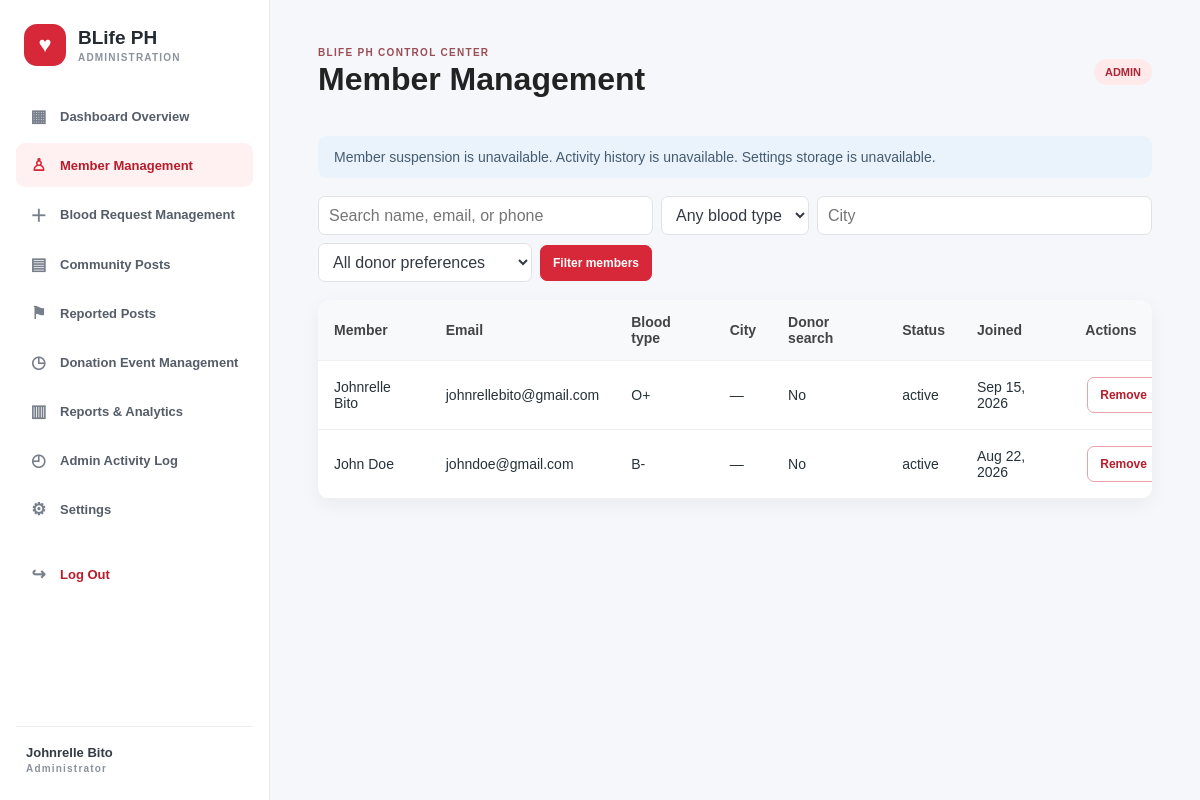
Screenshot of /admin/dashboard.php?page=members (signed in) with the database file from the repository.
### tables this page shows
CREATE TABLE `uinfo` (
  `id` int(10) UNSIGNED NOT NULL,
  `fname` varchar(100) DEFAULT '',
  `lname` varchar(100) DEFAULT '',
  `email` varchar(255) NOT NULL,
  `btype` enum('A+','A-','B+','B-','AB+','AB-','O+','O-') DEFAULT NULL,
  `phone` varchar(20) DEFAULT '',
  `city` varchar(120) DEFAULT '',
  `donor_available` tinyint(1) NOT NULL DEFAULT 0,
  `password` varchar(255) NOT NULL,
  `role` enum('user','admin') NOT NULL DEFAULT 'user',
  `notify_request_responses` tinyint(1) NOT NULL DEFAULT 1,
  `notify_post_comments` tinyint(1) NOT NULL DEFAULT 1,
  `created_at` timestamp NOT NULL DEFAULT current_timestamp()
);

### config/auth.php (called while the page is built, shortened)
<?php
function current_user_id()
{
    return $_SESSION['user_id'] ?? null;
}

### admin/dashboard.php (the view, shortened to what this page needs)
<?php
require_once __DIR__ . '/../config/auth.php';
$firstName = (string) ($_SESSION['first_name'] ?? '');
$lastName = (string) ($_SESSION['last_name'] ?? '');
function admin_h($value): string
{
    return htmlspecialchars((string) $value, ENT_QUOTES, 'UTF-8');
}
function admin_table_exists(PDO $pdo, string $table): bool
{
    $stmt = $pdo->prepare(
        'SELECT COUNT(*) FROM information_schema.TABLES WHERE TABLE_SCHEMA = DATABASE() AND TABLE_NAME = :table'
    );
    $stmt->execute([':table' => $table]);
    return (int) $stmt->fetchColumn() > 0;
}
function admin_column_exists(PDO $pdo, string $table, string $column): bool
{
    $stmt = $pdo->prepare(
        'SELECT COUNT(*) FROM information_schema.COLUMNS WHERE TABLE_SCHEMA = DATABASE() AND TABLE_NAME = :table AND COLUMN_NAME = :column'
    );
    $stmt->execute([':table' => $table, ':column' => $column]);
    return (int) $stmt->fetchColumn() > 0;
}
$pdo = (new Database())->getConnection();
$currentPage = isset($_GET['page']) && is_string($_GET['page']) ? $_GET['page'] : 'overview';
$sections = [
    'overview' => 'Dashboard Overview',
    'members' => 'Member Management',
    'requests' => 'Blood Request Management',
    'posts' => 'Community Posts',
    'reports' => 'Reported Posts',
    'events' => 'Donation Event Management',
    'analytics' => 'Reports & Analytics',
    'activity' => 'Admin Activity Log',
    'settings' => 'Settings'
];
$schema = [
    'account_status' => admin_column_exists($pdo, 'uinfo', 'account_status'),
    'donor_available' => admin_column_exists($pdo, 'uinfo', 'donor_available'),
    'city' => admin_column_exists($pdo, 'uinfo', 'city'),
    'requests' => admin_table_exists($pdo, 'blood_requests'),
    'responses' => admin_table_exists($pdo, 'request_responses'),
    'posts' => admin_table_exists($pdo, 'community_posts'),
    'interactions' => admin_table_exists($pdo, 'post_interactions'),
    'comments' => admin_table_exists($pdo, 'post_comments'),
    'activity' => admin_table_exists($pdo, 'admin_activity_log'),
    'settings' => admin_table_exists($pdo, 'platform_settings'),
    'report_reason' => admin_column_exists($pdo, 'post_interactions', 'report_reason'),
    'event_fields' => admin_column_exists($pdo, 'community_posts', 'event_title')
];
$query = isset($_GET['q']) && is_string($_GET['q']) ? trim($_GET['q']) : '';
$cityFilter = isset($_GET['city']) && is_string($_GET['city']) ? trim($_GET['city']) : '';
$activeDonorCondition = $schema['account_status'] ? " AND account_status = 'active'" : '';
$stats = [
    'members' => (int) $pdo->query("SELECT COUNT(*) FROM uinfo WHERE role = 'user'")->fetchColumn(),
    'donors' => $schema['donor_available'] ? (int) $pdo->query("SELECT COUNT(*) FROM uinfo WHERE donor_available = 1 AND role = 'user'{$activeDonorCondition}")->fetchColumn() : 0,
    'requests' => $schema['requests'] ? (int) $pdo->query('SELECT COUNT(*) FROM blood_requests')->fetchColumn() : 0,
    'open' => $schema['requests'] ? (int) $pdo->query("SELECT COUNT(*) FROM blood_requests WHERE status = 'open' AND needed_by >= CURDATE()")->fetchColumn() : 0,
    'fulfilled' => $schema['requests'] ? (int) $pdo->query("SELECT COUNT(*) FROM blood_requests WHERE status = 'fulfilled'")->fetchColumn() : 0,
    'closed' => $schema['requests'] ? (int) $pdo->query("SELECT COUNT(*) FROM blood_requests WHERE status IN ('cancelled', 'expired') OR (status = 'open' AND needed_by < CURDATE())")->fetchColumn() : 0,
    'posts' => $schema['posts'] ? (int) $pdo->query('SELECT COUNT(*) FROM community_posts')->fetchColumn() : 0,
    'reports' => $schema['interactions'] ? (int) $pdo->query("SELECT COUNT(*) FROM post_interactions WHERE interaction = 'report'")->fetchColumn() : 0,
    'responses' => $schema['responses'] ? (int) $pdo->query('SELECT COUNT(*) FROM request_responses')->fetchColumn() : 0
];
$rows = [];
if ($currentPage === 'members') {
    $conditions = ["role = 'user'"];
    $params = [];
    $citySelect = $schema['city'] ? 'city' : "'' AS city";
    $donorSelect = $schema['donor_available'] ? 'donor_available' : '0 AS donor_available';
    $statusSelect = $schema['account_status'] ? 'account_status' : "'active' AS account_status";
    $stmt = $pdo->prepare(
        "SELECT id, fname, lname, email, btype, phone, {$citySelect}, {$donorSelect}, {$statusSelect}, created_at
         FROM uinfo WHERE " . implode(' AND ', $conditions) . ' ORDER BY created_at DESC LIMIT 250'
    );
    $stmt->execute($params);
    $rows = $stmt->fetchAll();
}
$title = $sections[$currentPage];
$adminName = trim(($firstName ?? '') . ' ' . ($lastName ?? ''));
?>
<!DOCTYPE html>
<html lang="en">
<head>
    <link rel="stylesheet" href="../assets/dashb.css">
</head>
<body class="admin-layout">
    <aside class="admin-sidebar" id="adminSidebar">
        <a class="admin-brand" href="dashboard.php"><span class="admin-brand-mark">♥</span><span>BLife PH<small>ADMINISTRATION</small></span></a>
        <nav aria-label="Admin navigation">
            <?php foreach ($sections as $key => $label): ?>
                <a href="dashboard.php?page=<?= admin_h($key) ?>" class="<?= $currentPage === $key ? 'active' : '' ?>" <?= $currentPage === $key ? 'aria-current="page"' : '' ?>>
                    <span aria-hidden="true"><?= admin_h(['overview' => '▦', 'members' => '♙', 'requests' => '＋', 'posts' => '▤', 'reports' => '⚑', 'events' => '◷', 'analytics' => '▥', 'activity' => '◴', 'settings' => '⚙'][$key]) ?></span>
                    <?= admin_h($label) ?>
                </a>
            <?php endforeach; ?>
            <a href="../logout.php" class="admin-logout"><span aria-hidden="true">↪</span>Log Out</a>
        </nav>
        <div class="admin-sidebar-user"><span><?= admin_h($adminName ?: 'Administrator') ?></span><small>Administrator</small></div>
    </aside>
    <main class="admin-main">
        <header class="admin-page-header">
            <div><p class="admin-eyebrow">BLIFE PH CONTROL CENTER</p><h1><?= admin_h($title) ?></h1></div>
            <span class="admin-role">ADMIN</span>
        </header>
        <?php if (!$schema['account_status'] || !$schema['activity'] || !$schema['settings']): ?>
            <div class="admin-alert info">
                <?php if (!$schema['account_status']): ?> Member suspension is unavailable.<?php endif; ?>
                <?php if (!$schema['activity']): ?> Activity history is unavailable.<?php endif; ?>
                <?php if (!$schema['settings']): ?> Settings storage is unavailable.<?php endif; ?>
            </div>
        <?php endif; ?>
        <?php if ($currentPage === 'overview'): ?>
            <section class="admin-stat-grid" aria-label="Platform overview">
                <?php foreach ([
                    'Registered members' => $stats['members'], 'Donor-search opt-ins' => $stats['donors'],
                    'Blood requests' => $stats['requests'], 'Open requests' => $stats['open'],
                    'Fulfilled requests' => $stats['fulfilled'], 'Cancelled / expired' => $stats['closed'],
                    'Community posts' => $stats['posts'], 'Pending reports' => $stats['reports'],
                    'Member responses' => $stats['responses']
                ] as $label => $value): ?>
                    <article class="admin-stat"><span><?= admin_h($label) ?></span><strong><?= number_format($value) ?></strong></article>
                <?php endforeach; ?>
            </section>
            <?php require __DIR__ . '/partials/analytics.php'; ?>
        <?php elseif ($currentPage === 'members'): ?>
            <form class="admin-filter-form" method="get">
                <input name="q" value="<?= admin_h($query) ?>" placeholder="Search name, email, or phone">
                <select name="btype"><option value="">Any blood type</option></select>
                <?php if ($schema['city']): ?><input name="city" value="<?= admin_h($cityFilter) ?>" placeholder="City"><?php endif; ?>
                <?php if ($schema['donor_available']): ?><select name="donor"><option value="">All donor preferences</option></select><?php endif; ?>
                <button type="submit">Filter members</button>
            </form>
            <div class="admin-table-wrapper"><table class="admin-table"><thead><tr><th>Member</th><th>Email</th><th>Blood type</th><th>City</th><th>Donor search</th><th>Status</th><th>Joined</th><th>Actions</th></tr></thead><tbody>
            <?php foreach ($rows as $member): ?><tr><td><?= admin_h(trim($member['fname'] . ' ' . $member['lname']) ?: 'Unnamed member') ?></td><td><?= admin_h($member['email']) ?></td><td><?= admin_h($member['btype'] ?: '—') ?></td><td><?= admin_h($member['city'] ?: '—') ?></td><td><?= $member['donor_available'] ? 'Opted in' : 'No' ?></td><td><?= admin_h($member['account_status']) ?></td><td><?= admin_h(date('M j, Y', strtotime($member['created_at']))) ?></td><td><?php if ((int) $member['id'] === (int) current_user_id()): ?>You<?php else: ?>
                <form class="admin-inline-form confirm-delete" method="post" action="action.php"><button class="admin-button danger">Remove</button></form>
            <?php endif; ?></td></tr><?php endforeach; ?></tbody></table><?php if (!$rows): ?><p class="empty-state">No members match these filters.</p><?php endif; ?></div>
        <?php elseif ($currentPage === 'analytics'): ?>
            <?php require __DIR__ . '/partials/analytics.php'; ?>
            <?php if ($schema['requests']): ?><a class="admin-button" href="dashboard.php?page=analytics&amp;export=requests">Export requests CSV</a><?php endif; ?>
        <?php endif; ?>
    </main>
</body>
</html>

### assets/dashb.css (style rules this page uses)
* { box-sizing: border-box; margin: 0; padding: 0; }
body { font-family: Arial, sans-serif; background: #f8f9fa; }
h1 { margin-bottom: 10px; color: #222; }
.admin-table-wrapper { background: #fff; border-radius: 12px; box-shadow: 0 6px 20px rgba(0, 0, 0, 0.05); overflow-x: auto; }
table.admin-table { width: 100%; border-collapse: collapse; min-width: 640px; }
table.admin-table th, table.admin-table td { text-align: left; padding: 14px 16px; border-bottom: 1px solid #f0f0f0; font-size: 14px; }
table.admin-table th { background: #f8f9fa; color: #444; font-weight: 600; }
.admin-filter-form { display: flex; gap: 8px; flex-wrap: wrap; }
.admin-filter-form input, .admin-filter-form select { padding: 9px 12px; border: 1px solid #ddd; border-radius: 8px; font-size: 14px; }
.admin-filter-form button { padding: 9px 16px; border: none; border-radius: 8px; background: #d62839; color: #fff; cursor: pointer; }
.admin-layout { min-height: 100vh; display: flex; color: #263238; background: #f5f7fa; }
.admin-sidebar { width: 270px; min-height: 100vh; display: flex; flex: 0 0 270px; flex-direction: column; background: #fff; border-right: 1px solid #e7e9ed; padding: 24px 16px; }
.admin-brand { display: flex; align-items: center; gap: 12px; margin: 0 8px 28px; color: #252b33; text-decoration: none; font-weight: 800; font-size: 19px; }
.admin-brand-mark { display: grid; place-items: center; width: 42px; height: 42px; color: #fff; background: #d62839; border-radius: 13px; font-size: 22px; }
.admin-brand small, .admin-sidebar-user small { display: block; margin-top: 3px; color: #8c929c; font-size: 10px; letter-spacing: .12em; }
.admin-sidebar nav { display: grid; gap: 5px; }
.admin-sidebar nav a { min-height: 44px; display: flex; align-items: center; gap: 11px; padding: 10px 12px; color: #555d68; text-decoration: none; font-size: 13px; font-weight: 600; border-radius: 9px; }
.admin-sidebar nav a > span { width: 21px; text-align: center; color: #777f8b; font-size: 17px; }
.admin-sidebar nav a:hover, .admin-sidebar nav a.active { color: #b71c2b; background: #fff0f1; }
.admin-sidebar nav a.active > span { color: #d62839; }
.admin-sidebar nav .admin-logout { margin-top: 16px; color: #b71c2b; }
.admin-sidebar-user { margin-top: auto; padding: 18px 10px 2px; border-top: 1px solid #eceef1; color: #343a43; font-weight: 700; font-size: 13px; }
.admin-main { width: min(100% - 270px, 1600px); margin: 0 auto; padding: 34px clamp(20px, 4vw, 54px) 56px; }
.admin-page-header { min-height: 76px; display: flex; align-items: center; gap: 16px; margin-bottom: 26px; }
.admin-page-header h1 { margin: 3px 0 0; font-size: clamp(24px, 3vw, 32px); }
.admin-eyebrow { color: #9a4d56; letter-spacing: .13em; font-size: 10px; font-weight: 800; }
.admin-role { margin-left: auto; padding: 7px 11px; color: #aa2735; background: #ffe9eb; border-radius: 30px; font-size: 11px; font-weight: 800; }
.admin-alert { padding: 13px 16px; margin-bottom: 18px; color: #215c34; background: #e8f5eb; border-radius: 9px; font-size: 14px; }
.admin-alert.info { color: #455b70; background: #eaf3fb; }
.admin-filter-form { margin: 0 0 18px; align-items: center; }
.admin-filter-form input, .admin-filter-form select, .admin-action-form input, .admin-action-form select, .admin-event-form input, .admin-event-form select, .admin-event-form textarea { min-height: 39px; background: #fff; border: 1px solid #dfe2e7; border-radius: 7px; color: #343a43; font: inherit; padding: 8px 10px; }
.admin-filter-form input { flex: 1 1 200px; }
.admin-filter-form button, .admin-button { display: inline-flex; min-height: 36px; align-items: center; justify-content: center; gap: 6px; padding: 8px 12px; color: #fff; background: #d62839; border: 1px solid #d62839; border-radius: 7px; text-decoration: none; cursor: pointer; font: inherit; font-size: 12px; font-weight: 700; }
.admin-button.danger { color: #b71c2b; background: #fff; border-color: #e9a2a9; }
.admin-inline-form, .admin-action-form { display: flex; align-items: center; flex-wrap: wrap; gap: 6px; }
.admin-table-wrapper { margin-bottom: 18px; }
.admin-table { min-width: 860px !important; }
.admin-table td form { vertical-align: middle; }
.admin-table .admin-button { margin: 2px; }

### rows the page displays
uinfo: fname+lname "Johnrelle Bito", email "johnrellebito@gmail.com", btype "O+", city "—", donor_available "No", account_status "active", created_at "Sep 15, 2026"
uinfo: fname+lname "John Doe", email "johndoe@gmail.com", btype "B-", city "—", donor_available "No", account_status "active", created_at "Aug 22, 2026"

### other values shown
admin_h($label) "Dashboard Overview"
admin_h($label) "Member Management"
admin_h($label) "Blood Request Management"
admin_h($label) "Community Posts"
admin_h($label) "Reported Posts"
admin_h($label) "Donation Event Management"
admin_h($label) "Reports & Analytics"
admin_h($label) "Admin Activity Log"
admin_h($label) "Settings"
admin_h($adminName ?: 'Administrator') "Johnrelle Bito"
admin_h($title) "Member Management"
